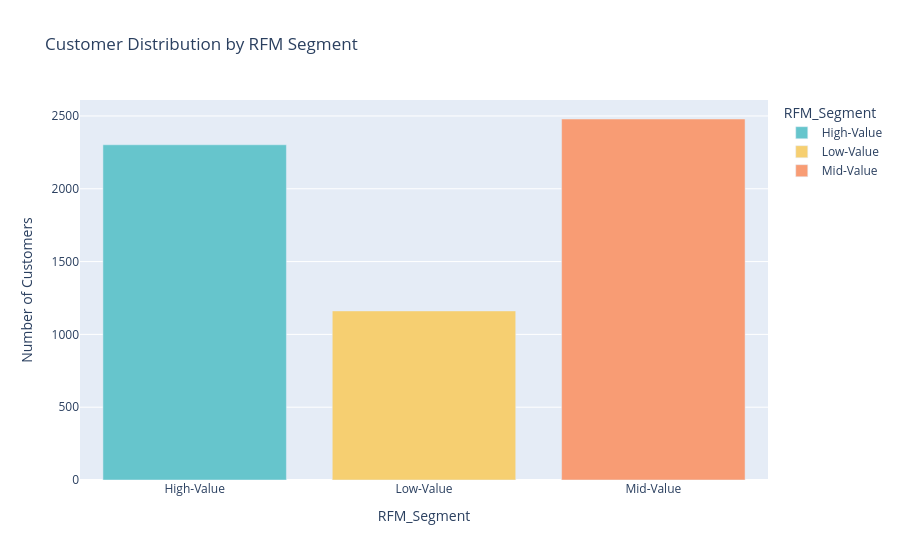

Notebook code for this chart:
### Code cell
# bar graph

fig = px.bar(segment_counts, x='RFM_Segment', y='Count', title = 'Customer Distribution by RFM Segment', labels={'RFM_Segment': 'RFM_Segment', 'Count': 'Number of Customers'}, color='RFM_Segment', color_discrete_sequence=px.colors.qualitative.Pastel)

fig.show()

### Figure 1 — Plotly figure (JSON) as saved in the notebook; plotly's stock layout.template omitted (floating-point values rounded to 4 significant figures)
{"data": [{"hovertemplate": "RFM_Segment=%{x}<br>Number of Customers=%{y}<extra></extra>", "legendgroup": "High-Value", "marker": {"color": "rgb(102, 197, 204)", "pattern": {"shape": ""}}, "name": "High-Value", "orientation": "v", "showlegend": true, "textposition": "auto", "type": "bar", "x": ["High-Value"], "xaxis": "x", "y": [2302], "yaxis": "y"}, {"hovertemplate": "RFM_Segment=%{x}<br>Number of Customers=%{y}<extra></extra>", "legendgroup": "Low-Value", "marker": {"color": "rgb(246, 207, 113)", "pattern": {"shape": ""}}, "name": "Low-Value", "orientation": "v", "showlegend": true, "textposition": "auto", "type": "bar", "x": ["Low-Value"], "xaxis": "x", "y": [1161], "yaxis": "y"}, {"hovertemplate": "RFM_Segment=%{x}<br>Number of Customers=%{y}<extra></extra>", "legendgroup": "Mid-Value", "marker": {"color": "rgb(248, 156, 116)", "pattern": {"shape": ""}}, "name": "Mid-Value", "orientation": "v", "showlegend": true, "textposition": "auto", "type": "bar", "x": ["Mid-Value"], "xaxis": "x", "y": [2479], "yaxis": "y"}], "layout": {"barmode": "relative", "legend": {"title": {"text": "RFM_Segment"}, "tracegroupgap": 0}, "title": {"text": "Customer Distribution by RFM Segment"}, "xaxis": {"anchor": "y", "categoryarray": ["High-Value", "Low-Value", "Mid-Value"], "categoryorder": "array", "domain": [0, 1], "title": {"text": "RFM_Segment"}}, "yaxis": {"anchor": "x", "domain": [0, 1], "title": {"text": "Number of Customers"}}}}
